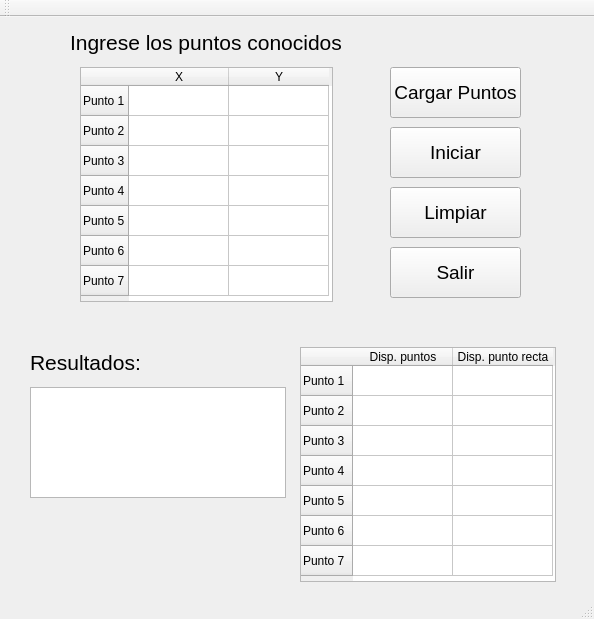
<?xml version="1.0" encoding="UTF-8"?>
<ui version="4.0">
 <class>RegLin</class>
 <widget class="QMainWindow" name="RegLin">
  <property name="geometry">
   <rect>
    <x>0</x>
    <y>0</y>
    <width>594</width>
    <height>619</height>
   </rect>
  </property>
  <property name="windowTitle">
   <string>RegLin</string>
  </property>
  <widget class="QWidget" name="centralWidget">
   <widget class="QTableWidget" name="Tablap">
    <property name="geometry">
     <rect>
      <x>80</x>
      <y>50</y>
      <width>253</width>
      <height>235</height>
     </rect>
    </property>
    <row>
     <property name="text">
      <string>Punto 1</string>
     </property>
    </row>
    <row>
     <property name="text">
      <string>Punto 2</string>
     </property>
    </row>
    <row>
     <property name="text">
      <string>Punto 3</string>
     </property>
    </row>
    <row>
     <property name="text">
      <string>Punto 4</string>
     </property>
    </row>
    <row>
     <property name="text">
      <string>Punto 5</string>
     </property>
    </row>
    <row>
     <property name="text">
      <string>Punto 6</string>
     </property>
    </row>
    <row>
     <property name="text">
      <string>Punto 7</string>
     </property>
    </row>
    <column>
     <property name="text">
      <string>X</string>
     </property>
    </column>
    <column>
     <property name="text">
      <string>Y</string>
     </property>
    </column>
   </widget>
   <widget class="QLabel" name="label">
    <property name="geometry">
     <rect>
      <x>70</x>
      <y>10</y>
      <width>281</width>
      <height>31</height>
     </rect>
    </property>
    <property name="font">
     <font>
      <pointsize>16</pointsize>
     </font>
    </property>
    <property name="text">
     <string>Ingrese los puntos conocidos</string>
    </property>
   </widget>
   <widget class="QPushButton" name="carga">
    <property name="geometry">
     <rect>
      <x>390</x>
      <y>50</y>
      <width>131</width>
      <height>51</height>
     </rect>
    </property>
    <property name="font">
     <font>
      <pointsize>14</pointsize>
     </font>
    </property>
    <property name="text">
     <string>Cargar Puntos</string>
    </property>
   </widget>
   <widget class="QPushButton" name="inicia">
    <property name="geometry">
     <rect>
      <x>390</x>
      <y>110</y>
      <width>131</width>
      <height>51</height>
     </rect>
    </property>
    <property name="font">
     <font>
      <pointsize>14</pointsize>
     </font>
    </property>
    <property name="text">
     <string>Iniciar</string>
    </property>
   </widget>
   <widget class="QPushButton" name="limpia">
    <property name="geometry">
     <rect>
      <x>390</x>
      <y>170</y>
      <width>131</width>
      <height>51</height>
     </rect>
    </property>
    <property name="font">
     <font>
      <pointsize>14</pointsize>
     </font>
    </property>
    <property name="text">
     <string>Limpiar</string>
    </property>
   </widget>
   <widget class="QPushButton" name="sale">
    <property name="geometry">
     <rect>
      <x>390</x>
      <y>230</y>
      <width>131</width>
      <height>51</height>
     </rect>
    </property>
    <property name="font">
     <font>
      <pointsize>14</pointsize>
     </font>
    </property>
    <property name="text">
     <string>Salir</string>
    </property>
   </widget>
   <widget class="QTableWidget" name="Tablat">
    <property name="geometry">
     <rect>
      <x>300</x>
      <y>330</y>
      <width>256</width>
      <height>235</height>
     </rect>
    </property>
    <row>
     <property name="text">
      <string>Punto 1</string>
     </property>
    </row>
    <row>
     <property name="text">
      <string>Punto 2</string>
     </property>
    </row>
    <row>
     <property name="text">
      <string>Punto 3 </string>
     </property>
    </row>
    <row>
     <property name="text">
      <string>Punto 4</string>
     </property>
    </row>
    <row>
     <property name="text">
      <string>Punto 5 </string>
     </property>
    </row>
    <row>
     <property name="text">
      <string>Punto 6</string>
     </property>
    </row>
    <row>
     <property name="text">
      <string>Punto 7</string>
     </property>
    </row>
    <column>
     <property name="text">
      <string>Disp. puntos</string>
     </property>
    </column>
    <column>
     <property name="text">
      <string>Disp. punto recta</string>
     </property>
    </column>
   </widget>
   <widget class="QTextBrowser" name="textores">
    <property name="geometry">
     <rect>
      <x>30</x>
      <y>370</y>
      <width>256</width>
      <height>111</height>
     </rect>
    </property>
   </widget>
   <widget class="QLabel" name="label_2">
    <property name="geometry">
     <rect>
      <x>30</x>
      <y>330</y>
      <width>261</width>
      <height>31</height>
     </rect>
    </property>
    <property name="font">
     <font>
      <pointsize>16</pointsize>
     </font>
    </property>
    <property name="text">
     <string>Resultados:</string>
    </property>
   </widget>
  </widget>
  <widget class="QMenuBar" name="menuBar">
   <property name="geometry">
    <rect>
     <x>0</x>
     <y>0</y>
     <width>594</width>
     <height>21</height>
    </rect>
   </property>
  </widget>
  <widget class="QToolBar" name="mainToolBar">
   <attribute name="toolBarArea">
    <enum>TopToolBarArea</enum>
   </attribute>
   <attribute name="toolBarBreak">
    <bool>false</bool>
   </attribute>
  </widget>
  <widget class="QStatusBar" name="statusBar"/>
 </widget>
 <layoutdefault spacing="6" margin="11"/>
 <resources/>
 <connections>
  <connection>
   <sender>sale</sender>
   <signal>clicked()</signal>
   <receiver>RegLin</receiver>
   <slot>close()</slot>
   <hints>
    <hint type="sourcelabel">
     <x>486</x>
     <y>306</y>
    </hint>
    <hint type="destinationlabel">
     <x>553</x>
     <y>322</y>
    </hint>
   </hints>
  </connection>
 </connections>
</ui>
